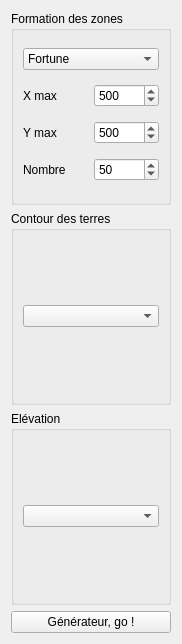
<?xml version="1.0" encoding="UTF-8"?>
<ui version="4.0">
 <class>TerrainWidget</class>
 <widget class="QWidget" name="TerrainWidget">
  <property name="geometry">
   <rect>
    <x>0</x>
    <y>0</y>
    <width>182</width>
    <height>644</height>
   </rect>
  </property>
  <property name="windowTitle">
   <string>Form</string>
  </property>
  <layout class="QVBoxLayout" name="verticalLayout">
   <item>
    <widget class="QGroupBox" name="groupBox">
     <property name="title">
      <string>Formation des zones</string>
     </property>
     <layout class="QGridLayout" name="gridLayout_3">
      <item row="3" column="0">
       <widget class="QLabel" name="label_3">
        <property name="text">
         <string>Nombre</string>
        </property>
       </widget>
      </item>
      <item row="1" column="0">
       <widget class="QLabel" name="label">
        <property name="text">
         <string>X max</string>
        </property>
       </widget>
      </item>
      <item row="2" column="0">
       <widget class="QLabel" name="label_2">
        <property name="text">
         <string>Y max</string>
        </property>
       </widget>
      </item>
      <item row="1" column="1">
       <widget class="QSpinBox" name="XMaxSpin">
        <property name="maximum">
         <number>5000</number>
        </property>
        <property name="value">
         <number>500</number>
        </property>
       </widget>
      </item>
      <item row="0" column="0" colspan="2">
       <widget class="QComboBox" name="comboBox">
        <item>
         <property name="text">
          <string>Fortune</string>
         </property>
        </item>
       </widget>
      </item>
      <item row="2" column="1">
       <widget class="QSpinBox" name="YMaxSpin">
        <property name="maximum">
         <number>5000</number>
        </property>
        <property name="value">
         <number>500</number>
        </property>
       </widget>
      </item>
      <item row="3" column="1">
       <widget class="QSpinBox" name="ZoneNumberSpin">
        <property name="maximum">
         <number>500</number>
        </property>
        <property name="value">
         <number>50</number>
        </property>
       </widget>
      </item>
     </layout>
    </widget>
   </item>
   <item>
    <widget class="QGroupBox" name="groupBox_2">
     <property name="title">
      <string>Contour des terres</string>
     </property>
     <layout class="QGridLayout" name="gridLayout">
      <item row="0" column="0">
       <widget class="QComboBox" name="comboBox_2"/>
      </item>
     </layout>
    </widget>
   </item>
   <item>
    <widget class="QGroupBox" name="groupBox_3">
     <property name="title">
      <string>Elévation</string>
     </property>
     <layout class="QGridLayout" name="gridLayout_2">
      <item row="0" column="0">
       <widget class="QComboBox" name="comboBox_3"/>
      </item>
     </layout>
    </widget>
   </item>
   <item>
    <widget class="QPushButton" name="launchButton">
     <property name="text">
      <string>Générateur, go !</string>
     </property>
    </widget>
   </item>
  </layout>
 </widget>
 <resources/>
 <connections/>
</ui>
